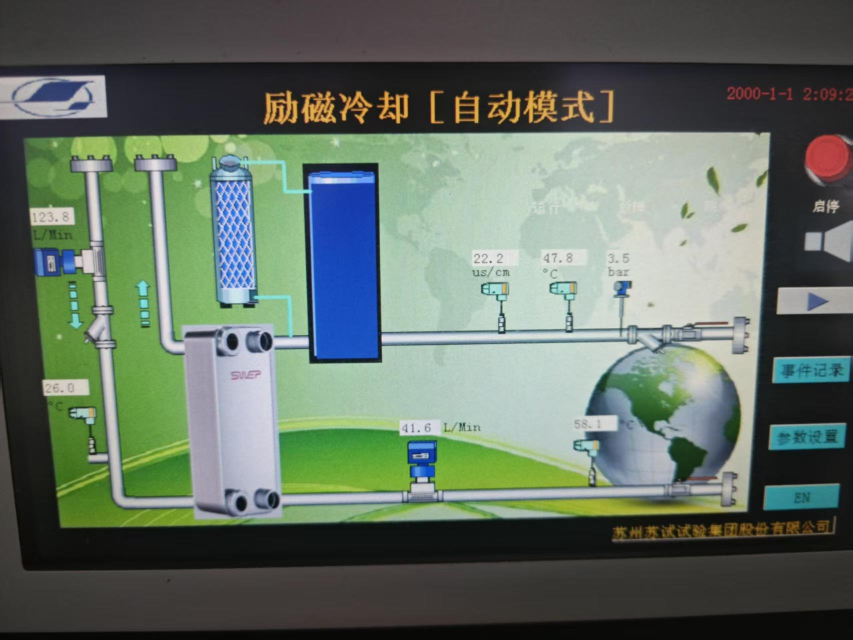
#> input picture 222.jpg, 1706 x 1279 px (shown at 1/2 size); its folder holds only this picture in this run
$ python -i ocr_engine.py   (imports and definitions only)
#> lines starting #> are read from the running program, lines starting #| are printed output that depends on the picture
"""
OCR 识别引擎
PP-OCRv4 三步识别 → 数字提取 → 空间排序 → 校验
与 GUI 完全解耦，main.py 仅调用 recognize() 入口函数
"""
import re
import cv2
import numpy as np
from PIL import Image
from rapidocr_onnxruntime import RapidOCR

_ocr = None
def _get_ocr():
    global _ocr
    if _ocr is None:
        _ocr = RapidOCR()
    return _ocr


# [146 lines left out: functions _is_date_or_time, get_numeric_value, extract_numbers, sort_by_position, validate, not called in this run]


def preprocess(pil_img):
    """
    亮度检测 + 按需预处理
    亮度 < 100：CLAHE + 2x 放大
    亮度 ≥ 100：跳过预处理
    返回 (处理后的图片, 是否预处理)
    """
    gray = np.array(pil_img.convert('L'))
    mean_b = gray.mean()

    if mean_b >= 100:
        return pil_img, False

    # CLAHE 增强局部对比度
    clahe = cv2.createCLAHE(clipLimit=3.0, tileGridSize=(8, 8))
    enhanced = clahe.apply(gray)

    # 2x LANCZOS 放大
    up = cv2.resize(enhanced, (gray.shape[1] * 2, gray.shape[0] * 2),
                    interpolation=cv2.INTER_LANCZOS4)

    proc_img = Image.fromarray(up, mode='L')
    return proc_img, True


def recognize(image_path, strategy="position_sort"):
    """
    入口函数
    strategy="position_sort" → 用于励磁冷却系统（7参数，按位置排序+校验）
    strategy="label_match"  → 用于循环水系统（多参数，按标签匹配，暂时返回全部数字）
    返回 (values, ok, message)
    """
#> called with image_path = '../222.jpg', strategy = 'position_sort'
    # Step 1: 打开图片 + 预处理
    pil_img = Image.open(image_path)
#> pil_img is the input picture: PIL image 1706x1279 RGB; mean R, G, B 98.4, 111.5, 99
    proc_img, preprocessed = preprocess(pil_img)
#> in preprocess, `gray = np.array(pil_img.convert('L'))`:
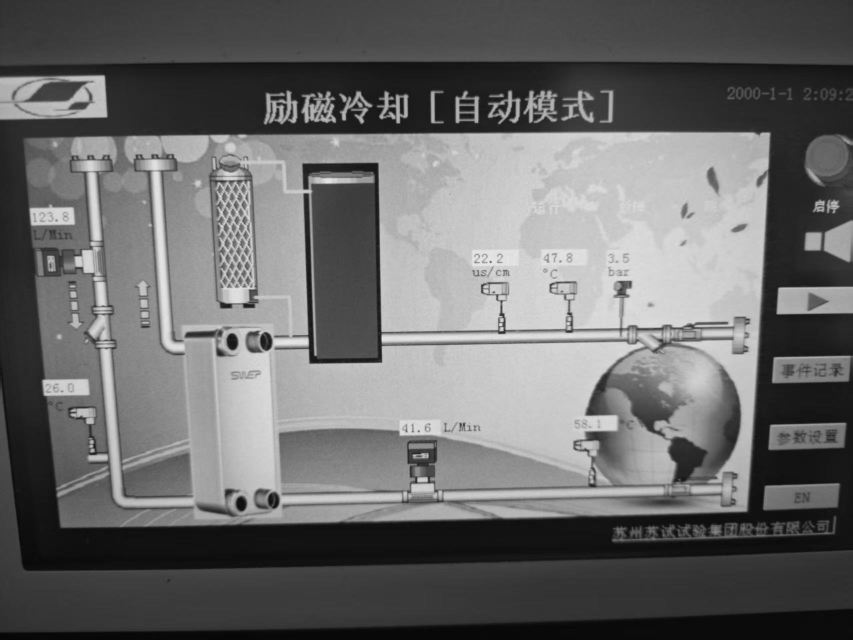
#> gray: shape (1279, 1706) (shown at 1/2 size); min 5, max 236, mean 106.1
#> in preprocess, `mean_b = gray.mean()`: mean_b = 106.1
#> preprocessed = False
    img_w, img_h = proc_img.size
#> img_w = 1706; img_h = 1279
    img_np = np.array(proc_img.convert('RGB'))[:, :, ::-1]

    # Step 2: PP-OCRv4 三步识别
    ocr = _get_ocr()
    raw_output = ocr(img_np)
    # 兼容新版 rapidocr-onnxruntime（返回 tuple）和旧版（返回对象）
    if isinstance(raw_output, tuple):
        result_list, _ = raw_output
        if result_list is None:
            ocr_results = []
        else:
            ocr_results = [(item[1], item[2], item[0]) for item in result_list]
    else:
        ocr_results = list(zip(raw_output.txts, raw_output.scores, raw_output.boxes))

    # Step 3: 提取数字
    numbers = extract_numbers(ocr_results, img_w, img_h)
    if not numbers:
        return [], False, "未识别到任何数字"

    if strategy == "label_match":
        # ===== 循环水系统：基于已知坐标范围匹配 =====
        # 每个字段的预期位置范围 (x_min, x_max, y_min, y_max)
        field_positions = [
            (380, 480, 510, 570),    # 0: 1#进水温度
            (520, 620, 510, 570),    # 1: 1#出水温度
            (380, 480, 570, 630),    # 2: 2#进水温度
            (520, 620, 570, 630),    # 3: 2#出水温度
            (880, 960, 560, 620),    # 4: 热水侧温度
            (960, 1040, 560, 620),   # 5: 冷水侧温度
            (1100, 1200, 450, 510),  # 6: 1楼A泵频率 (近A标签y=448)
            (1100, 1200, 510, 570),  # 7: 1楼B泵频率 (近B标签y=511)
            (1100, 1200, 370, 420),  # 8: 1楼出水压力 (1.5Bar)
            (1100, 1200, 580, 630),  # 9: 2楼A泵频率 (46.5Hz)
            (1100, 1200, 640, 700),  # 10: 2楼B泵频率 (0.0Hz)
            (1200, 1280, 570, 630),  # 11: 2楼出水压力 (2.5Bar)
        ]

        result = [None] * 12
        for val, cx, cy in numbers:
            for fi, (x1, x2, y1, y2) in enumerate(field_positions):
                if x1 <= cx <= x2 and y1 <= cy <= y2:
                    if result[fi] is None:  # 只取每个位置第一个数字
                        result[fi] = val
                    break

        # 右上角电流值（独立裁剪识别 + 标签匹配）
        current_vals = [None] * 7  # field 12-18
        try:
            crop_box = (1350, 180, 1920, 650)
            crop = pil_img.crop(crop_box)
            cw, ch = crop.size
            gray = np.array(crop.convert('L'))
            clahe = cv2.createCLAHE(clipLimit=2.0, tileGridSize=(8, 8))
            enhanced = clahe.apply(gray)
            up = cv2.resize(enhanced, (cw * 4, ch * 4),
                            interpolation=cv2.INTER_LANCZOS4)

            ocr = _get_ocr()
            up_np = np.array(Image.fromarray(up, mode='L').convert('RGB'))[:, :, ::-1]
            crop_raw = ocr(up_np)

            # 提取裁剪图中的所有文本（含位置）
            crop_items = []  # (text, val_or_none, orig_x, orig_y)
            # 兼容新版 rapidocr-onnxruntime（返回 tuple）和旧版（返回对象）
            if isinstance(crop_raw, tuple):
                crop_list, _ = crop_raw
                crop_zip = [(item[1], item[2], item[0]) for item in crop_list] if crop_list else []
            else:
                crop_zip = list(zip(crop_raw.txts, crop_raw.scores, crop_raw.boxes))
            for text, score, box in crop_zip:
                if score < 0.3:
                    continue
                xs = [p[0] for p in box]
                ys = [p[1] for p in box]
                cx = sum(xs) / len(xs) / 4 + crop_box[0]
                cy = sum(ys) / len(ys) / 4 + crop_box[1]
                val = get_numeric_value(text)
                if val is not None:
                    if 100 <= val <= 999 and '.' not in text:
                        val = val / 10
                    crop_items.append((text, val, cx, cy))
                else:
                    crop_items.append((text, None, cx, cy))

            # 用最近邻匹配：每个电流值分配给 y 最接近的泵标签
            # 泵标签预期 y 位置 (原图坐标)
            pump_ys = [290, 330, 368, 408, 446, 484, 523]

            # 右侧区域的数字 (x > 1650)
            right_nums = [(nv, ncy) for (ntxt, nv, ncx, ncy) in crop_items
                          if nv is not None and ncx > 1650]

            # 每个数字匹配最近泵，确保每个泵最多得一个值
            for nv, ncy in right_nums:
                best_pump = None
                best_dy = 999
                for pi, py in enumerate(pump_ys):
                    dy = abs(ncy - py)
                    if dy < best_dy and dy < 80:
                        best_dy = dy
                        best_pump = pi
                if best_pump is not None:
                    # 如果该泵已有值，保留 y 更接近的那个
                    if current_vals[best_pump] is None:
                        current_vals[best_pump] = nv
                    else:
                        existing = current_vals[best_pump]
                        existing_y = pump_ys[best_pump]
                        # 更新为更接近的值（简化处理）
                        pass
        except Exception:
            pass

        all_values = result + current_vals
        filled = sum(1 for v in result if v is not None)
        return all_values, len(all_values) > 0, \
            f"识别到 {len(all_values)} 个数字（标签匹配{filled}个+电流{len(current_vals)}个）"

    # position_sort 策略：励磁冷却系统
    left_items, right_rows = sort_by_position(numbers, img_w, img_h)
    ok, msg = validate(left_items, right_rows)

    values = []
    for val, cx, cy in left_items[:2]:
        values.append(val)
    while len(values) < 2:
        values.append(None)

    row1 = right_rows[0] if len(right_rows) > 0 else []
    row1_values = [v for v, cx, cy in row1[:3]]
    while len(row1_values) < 3:
        row1_values.append(None)

    row2 = right_rows[1] if len(right_rows) > 1 else []
    row2_values = [v for v, cx, cy in row2[:2]]
    while len(row2_values) < 2:
        row2_values.append(None)

    values.extend(row1_values)
    values.extend(row2_values)

    return values, ok, msg

#> (the run stopped early here; a loop or call above may not have finished)
